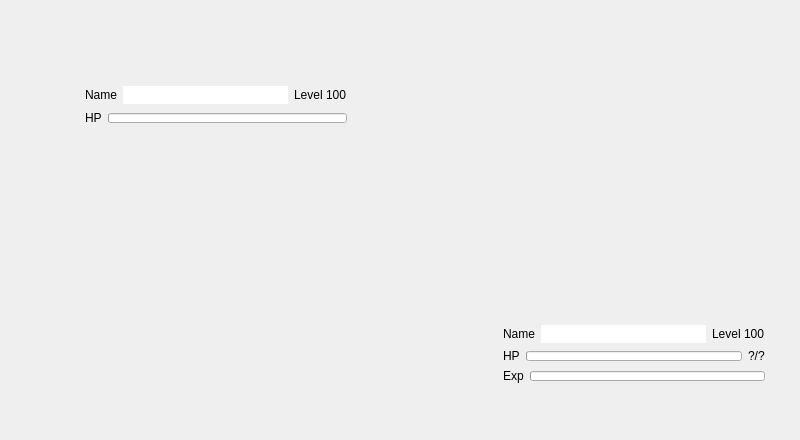
        <widget class="QFrame" name="frameFightBackground">
         <property name="geometry">
          <rect>
           <x>0</x>
           <y>0</y>
           <width>800</width>
           <height>440</height>
          </rect>
         </property>
         <widget class="QLabel" name="labelFightPlateformBottom">
          <property name="geometry">
           <rect>
            <x>30</x>
            <y>350</y>
            <width>230</width>
            <height>90</height>
           </rect>
          </property>
          <property name="minimumSize">
           <size>
            <width>230</width>
            <height>90</height>
           </size>
          </property>
          <property name="maximumSize">
           <size>
            <width>230</width>
            <height>90</height>
           </size>
          </property>
          <property name="pixmap">
           <pixmap resource="../fight/resources/client-resources-fight.qrc">:/CC/images/interface/fight/plateform-background.png</pixmap>
          </property>
         </widget>
         <widget class="QLabel" name="labelFightPlateformTop">
          <property name="geometry">
           <rect>
            <x>460</x>
            <y>170</y>
            <width>260</width>
            <height>90</height>
           </rect>
          </property>
          <property name="minimumSize">
           <size>
            <width>260</width>
            <height>90</height>
           </size>
          </property>
          <property name="maximumSize">
           <size>
            <width>260</width>
            <height>90</height>
           </size>
          </property>
          <property name="pixmap">
           <pixmap resource="../fight/resources/client-resources-fight.qrc">:/CC/images/interface/fight/plateform-front.png</pixmap>
          </property>
         </widget>
         <widget class="QLabel" name="labelFightMonsterBottom">
          <property name="geometry">
           <rect>
            <x>60</x>
            <y>280</y>
            <width>160</width>
            <height>160</height>
           </rect>
          </property>
          <property name="minimumSize">
           <size>
            <width>160</width>
            <height>160</height>
           </size>
          </property>
          <property name="maximumSize">
           <size>
            <width>160</width>
            <height>160</height>
           </size>
          </property>
          <property name="pixmap">
           <pixmap resource="../../resources/client-resources.qrc">:/CC/images/player_default/back.png</pixmap>
          </property>
          <property name="alignment">
           <set>Qt::AlignCenter</set>
          </property>
         </widget>
         <widget class="QLabel" name="labelFightMonsterTop">
          <property name="geometry">
           <rect>
            <x>510</x>
            <y>90</y>
            <width>160</width>
            <height>160</height>
           </rect>
          </property>
          <property name="minimumSize">
           <size>
            <width>160</width>
            <height>160</height>
           </size>
          </property>
          <property name="maximumSize">
           <size>
            <width>160</width>
            <height>160</height>
           </size>
          </property>
          <property name="pixmap">
           <pixmap resource="../../resources/client-resources.qrc">:/CC/images/player_default/front.png</pixmap>
          </property>
          <property name="alignment">
           <set>Qt::AlignCenter</set>
          </property>
         </widget>
         <widget class="QFrame" name="frameFightTop">
          <property name="geometry">
           <rect>
            <x>70</x>
            <y>70</y>
            <width>300</width>
            <height>88</height>
           </rect>
          </property>
          <property name="minimumSize">
           <size>
            <width>300</width>
            <height>88</height>
           </size>
          </property>
          <property name="maximumSize">
           <size>
            <width>300</width>
            <height>88</height>
           </size>
          </property>
          <property name="styleSheet">
           <string notr="true">#frameFightTop{
background-image: url(:/CC/images/interface/fight/labelTop.png);
padding:6px 14px 6px 6px;
}</string>
          </property>
          <layout class="QVBoxLayout" name="verticalLayout_18">
           <item>
            <layout class="QHBoxLayout" name="horizontalLayout_25">
             <item>
              <widget class="QLabel" name="labelFightTopName">
               <property name="styleSheet">
                <string notr="true">color: rgb(0, 0, 0);</string>
               </property>
               <property name="text">
                <string notr="true">Name</string>
               </property>
              </widget>
             </item>
             <item>
              <widget class="QListWidget" name="topBuff">
               <property name="minimumSize">
                <size>
                 <width>0</width>
                 <height>18</height>
                </size>
               </property>
               <property name="maximumSize">
                <size>
                 <width>16777215</width>
                 <height>18</height>
                </size>
               </property>
               <property name="styleSheet">
                <string notr="true">background-image: url(:/CC/images/empty.png);</string>
               </property>
               <property name="frameShape">
                <enum>QFrame::NoFrame</enum>
               </property>
               <property name="verticalScrollBarPolicy">
                <enum>Qt::ScrollBarAlwaysOff</enum>
               </property>
               <property name="horizontalScrollBarPolicy">
                <enum>Qt::ScrollBarAlwaysOff</enum>
               </property>
               <property name="selectionMode">
                <enum>QAbstractItemView::NoSelection</enum>
               </property>
               <property name="iconSize">
                <size>
                 <width>16</width>
                 <height>16</height>
                </size>
               </property>
               <property name="movement">
                <enum>QListView::Static</enum>
               </property>
               <property name="viewMode">
                <enum>QListView::IconMode</enum>
               </property>
               <property name="uniformItemSizes">
                <bool>true</bool>
               </property>
              </widget>
             </item>
             <item>
              <spacer name="horizontalSpacer_24">
               <property name="orientation">
                <enum>Qt::Horizontal</enum>
               </property>
               <property name="sizeHint" stdset="0">
                <size>
                 <width>40</width>
                 <height>20</height>
                </size>
               </property>
              </spacer>
             </item>
             <item>
              <widget class="QLabel" name="labelFightTopLevel">
               <property name="styleSheet">
                <string notr="true">color: rgb(0, 0, 0);</string>
               </property>
               <property name="text">
                <string notr="true">Level 100</string>
               </property>
              </widget>
             </item>
            </layout>
           </item>
           <item>
            <layout class="QHBoxLayout" name="horizontalLayout_24">
             <item>
              <widget class="QLabel" name="label_18">
               <property name="styleSheet">
                <string notr="true">color: rgb(0, 0, 0);</string>
               </property>
               <property name="text">
                <string>HP</string>
               </property>
              </widget>
             </item>
             <item>
              <widget class="QProgressBar" name="progressBarFightTopHP">
               <property name="minimumSize">
                <size>
                 <width>0</width>
                 <height>10</height>
                </size>
               </property>
               <property name="maximumSize">
                <size>
                 <width>16777215</width>
                 <height>10</height>
                </size>
               </property>
               <property name="textVisible">
                <bool>false</bool>
               </property>
              </widget>
             </item>
            </layout>
           </item>
           <item>
            <spacer name="verticalSpacer_17">
             <property name="orientation">
              <enum>Qt::Vertical</enum>
             </property>
             <property name="sizeHint" stdset="0">
              <size>
               <width>20</width>
               <height>19</height>
              </size>
             </property>
            </spacer>
           </item>
          </layout>
         </widget>
         <widget class="QFrame" name="frameFightBottom">
          <property name="geometry">
           <rect>
            <x>480</x>
            <y>310</y>
            <width>300</width>
            <height>88</height>
           </rect>
          </property>
          <property name="minimumSize">
           <size>
            <width>300</width>
            <height>88</height>
           </size>
          </property>
          <property name="maximumSize">
           <size>
            <width>300</width>
            <height>88</height>
           </size>
          </property>
          <property name="styleSheet">
           <string notr="true">#frameFightBottom{
background-image: url(:/CC/images/interface/fight/labelBottom.png);
padding:6px 6px 6px 14px;
}
</string>
          </property>
          <layout class="QVBoxLayout" name="verticalLayout_19">
           <item>
            <layout class="QHBoxLayout" name="horizontalLayout_28">
             <item>
              <widget class="QLabel" name="labelFightBottomName">
               <property name="styleSheet">
                <string notr="true">color: rgb(0, 0, 0);</string>
               </property>
               <property name="text">
                <string notr="true">Name</string>
               </property>
              </widget>
             </item>
             <item>
              <widget class="QListWidget" name="bottomBuff">
               <property name="minimumSize">
                <size>
                 <width>0</width>
                 <height>18</height>
                </size>
               </property>
               <property name="maximumSize">
                <size>
                 <width>16777215</width>
                 <height>18</height>
                </size>
               </property>
               <property name="styleSheet">
                <string notr="true">background-image: url(:/CC/images/empty.png);</string>
               </property>
               <property name="frameShape">
                <enum>QFrame::NoFrame</enum>
               </property>
               <property name="verticalScrollBarPolicy">
                <enum>Qt::ScrollBarAlwaysOff</enum>
               </property>
               <property name="horizontalScrollBarPolicy">
                <enum>Qt::ScrollBarAlwaysOff</enum>
               </property>
               <property name="selectionMode">
                <enum>QAbstractItemView::NoSelection</enum>
               </property>
               <property name="iconSize">
                <size>
                 <width>16</width>
                 <height>16</height>
                </size>
               </property>
               <property name="movement">
                <enum>QListView::Static</enum>
               </property>
               <property name="viewMode">
                <enum>QListView::IconMode</enum>
               </property>
               <property name="uniformItemSizes">
                <bool>true</bool>
               </property>
              </widget>
             </item>
             <item>
              <spacer name="horizontalSpacer_25">
               <property name="orientation">
                <enum>Qt::Horizontal</enum>
               </property>
               <property name="sizeHint" stdset="0">
                <size>
                 <width>40</width>
                 <height>20</height>
                </size>
               </property>
              </spacer>
             </item>
             <item>
              <widget class="QLabel" name="labelFightBottomLevel">
               <property name="styleSheet">
                <string notr="true">color: rgb(0, 0, 0);</string>
               </property>
               <property name="text">
                <string notr="true">Level 100</string>
               </property>
              </widget>
             </item>
            </layout>
           </item>
           <item>
            <layout class="QHBoxLayout" name="horizontalLayout_27">
             <item>
              <widget class="QLabel" name="label_21">
               <property name="styleSheet">
                <string notr="true">color: rgb(0, 0, 0);</string>
               </property>
               <property name="text">
                <string>HP</string>
               </property>
              </widget>
             </item>
             <item>
              <widget class="QProgressBar" name="progressBarFightBottomHP">
               <property name="minimumSize">
                <size>
                 <width>0</width>
                 <height>10</height>
                </size>
               </property>
               <property name="maximumSize">
                <size>
                 <width>16777215</width>
                 <height>10</height>
                </size>
               </property>
               <property name="textVisible">
                <bool>false</bool>
               </property>
              </widget>
             </item>
             <item>
              <widget class="QLabel" name="labelFightBottomHP">
               <property name="styleSheet">
                <string notr="true">color: rgb(0, 0, 0);</string>
               </property>
               <property name="text">
                <string notr="true">?/?</string>
               </property>
              </widget>
             </item>
            </layout>
           </item>
           <item>
            <layout class="QHBoxLayout" name="horizontalLayout_26">
             <item>
              <widget class="QLabel" name="label_23">
               <property name="styleSheet">
                <string notr="true">color: rgb(0, 0, 0);</string>
               </property>
               <property name="text">
                <string>Exp</string>
               </property>
              </widget>
             </item>
             <item>
              <widget class="QProgressBar" name="progressBarFightBottomExp">
               <property name="minimumSize">
                <size>
                 <width>0</width>
                 <height>10</height>
                </size>
               </property>
               <property name="maximumSize">
                <size>
                 <width>16777215</width>
                 <height>10</height>
                </size>
               </property>
               <property name="textVisible">
                <bool>false</bool>
               </property>
              </widget>
             </item>
            </layout>
           </item>
           <item>
            <spacer name="verticalSpacer_18">
             <property name="orientation">
              <enum>Qt::Vertical</enum>
             </property>
             <property name="sizeHint" stdset="0">
              <size>
               <width>20</width>
               <height>5</height>
              </size>
             </property>
            </spacer>
           </item>
          </layout>
         </widget>
         <widget class="QLabel" name="labelFightMonsterAttackTop">
          <property name="geometry">
           <rect>
            <x>510</x>
            <y>90</y>
            <width>160</width>
            <height>160</height>
           </rect>
          </property>
          <property name="minimumSize">
           <size>
            <width>160</width>
            <height>160</height>
           </size>
          </property>
          <property name="maximumSize">
           <size>
            <width>160</width>
            <height>160</height>
           </size>
          </property>
          <property name="scaledContents">
           <bool>true</bool>
          </property>
         </widget>
         <widget class="QLabel" name="labelFightMonsterAttackBottom">
          <property name="geometry">
           <rect>
            <x>60</x>
            <y>280</y>
            <width>160</width>
            <height>160</height>
           </rect>
          </property>
          <property name="minimumSize">
           <size>
            <width>160</width>
            <height>160</height>
           </size>
          </property>
          <property name="maximumSize">
           <size>
            <width>160</width>
            <height>160</height>
           </size>
          </property>
          <property name="scaledContents">
           <bool>true</bool>
          </property>
         </widget>
         <widget class="QLabel" name="labelFightTrap">
          <property name="geometry">
           <rect>
            <x>280</x>
            <y>230</y>
            <width>160</width>
            <height>160</height>
           </rect>
          </property>
          <property name="minimumSize">
           <size>
            <width>160</width>
            <height>160</height>
           </size>
          </property>
          <property name="maximumSize">
           <size>
            <width>160</width>
            <height>160</height>
           </size>
          </property>
         </widget>
         <widget class="QLabel" name="labelFightBackground">
          <property name="geometry">
           <rect>
            <x>0</x>
            <y>0</y>
            <width>800</width>
            <height>440</height>
           </rect>
          </property>
          <property name="pixmap">
           <pixmap>:/CC/images/interface/fight/background.jpg</pixmap>
          </property>
         </widget>
         <widget class="QLabel" name="labelFightForeground">
          <property name="geometry">
           <rect>
            <x>0</x>
            <y>0</y>
            <width>800</width>
            <height>440</height>
           </rect>
          </property>
         </widget>
         <zorder>labelFightBackground</zorder>
         <zorder>labelFightPlateformBottom</zorder>
         <zorder>labelFightPlateformTop</zorder>
         <zorder>labelFightMonsterBottom</zorder>
         <zorder>labelFightMonsterTop</zorder>
         <zorder>frameFightTop</zorder>
         <zorder>frameFightBottom</zorder>
         <zorder>labelFightMonsterAttackTop</zorder>
         <zorder>labelFightMonsterAttackBottom</zorder>
         <zorder>labelFightTrap</zorder>
         <zorder>labelFightForeground</zorder>
        </widget>
